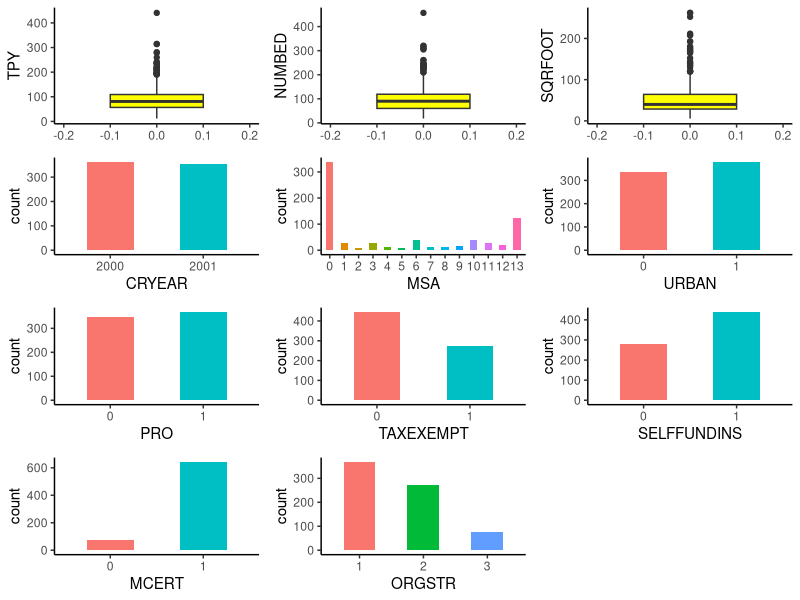
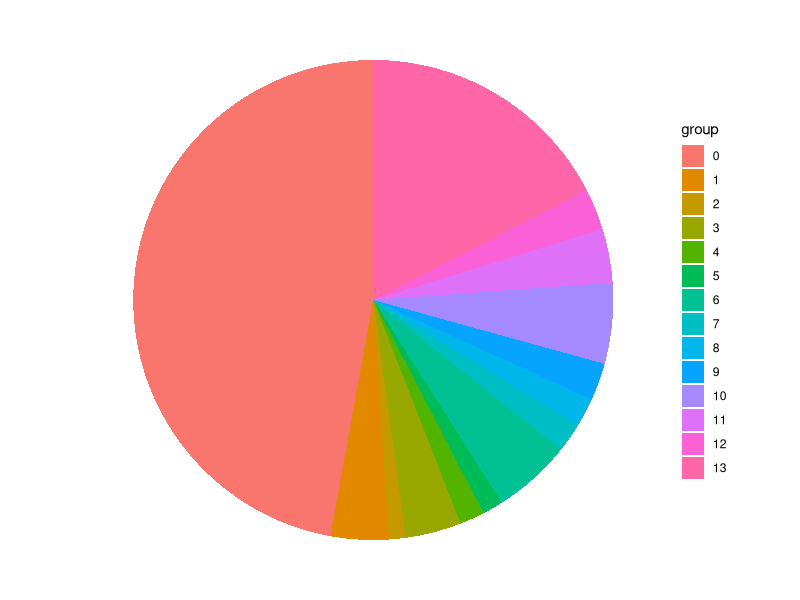
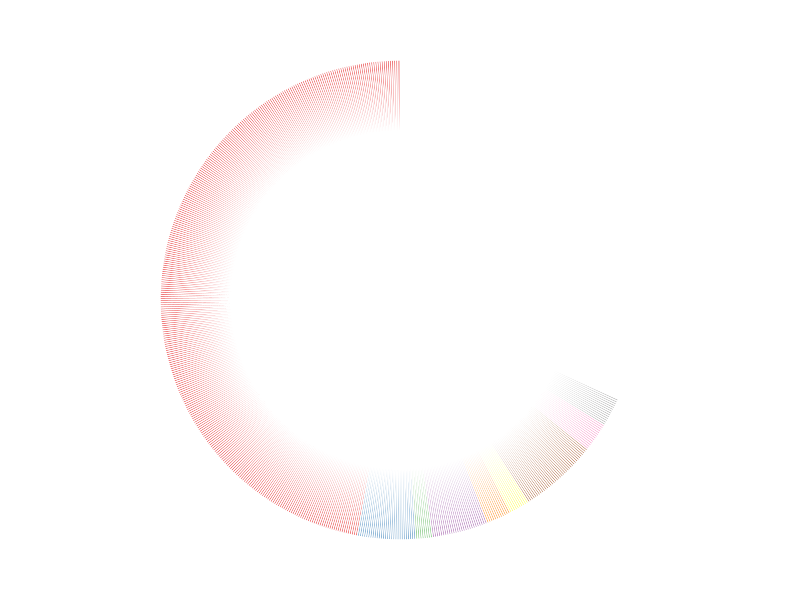

Here is the R script that generated these plots, in order:
#<<<<<<< HEAD
#=======


## Analisi descrittiva univariata 


# Creazione del dataset da WiscNursingHome e aggiunta delle librerie usate
library(ggplot2)
library(cowplot)
library(dplyr)

#>>>>>>> bdaa65f6d066304038d4ec5ac7f7468d1b5aabcd
Data <- read.csv("WiscNursingHome.csv", header = TRUE)
Data$CRYEAR <- factor(Data$CRYEAR)
Data$URBAN <- factor(Data$URBAN)
Data$PRO <- factor(Data$PRO)
Data$TAXEXEMPT <- factor(Data$TAXEXEMPT)
Data$SELFFUNDINS <- factor(Data$SELFFUNDINS)
Data$MCERT <- factor(Data$MCERT)
Data$ORGSTR <- factor(Data$ORGSTR)
Data$MSA <- factor(Data$MSA)

# Vogliamo stimare un modello che utilizzi ?quale variabili? come variabile
# risposta


p1 <- ggplot(data = Data, aes(y = TPY)) +
    geom_boxplot(fill = "yellow",width = 0.2) +
    xlim(c(-0.2, 0.2)) +
    theme_classic() 

p2 <- ggplot(data = Data, aes(y = NUMBED)) +
    geom_boxplot(fill = "yellow", width = 0.2) +
    xlim(c(-0.2, 0.2)) +
    theme_classic() 

p3 <- ggplot(data = Data, aes(y = SQRFOOT)) +
    geom_boxplot(fill = "yellow", width = 0.2) +
    xlim(c(-0.2, 0.2)) +
    theme_classic() 

p4 <- ggplot(data = Data, aes(x = CRYEAR, fill = CRYEAR)) +
    geom_bar(width = 0.5) +
    theme_classic() +
    theme(legend.position = "none")

p5 <- ggplot(data = Data, aes(x = MSA, fill = MSA)) +
    geom_bar(width = 0.5) +
    theme_classic() +
    theme(legend.position = "none")

p6 <- ggplot(data = Data, aes(x = URBAN, fill = URBAN)) +
    geom_bar(width = 0.5) +
    theme_classic() +
    theme(legend.position = "none")

p7 <- ggplot(data = Data, aes(x = PRO, fill = PRO)) +
    geom_bar(width = 0.5) +
    theme_classic() +
    theme(legend.position = "none")

p8 <- ggplot(data = Data, aes(x = TAXEXEMPT, fill = TAXEXEMPT)) +
    geom_bar(width = 0.5) +
    theme_classic() +
    theme(legend.position = "none")

p9 <- ggplot(data = Data, aes(x = SELFFUNDINS, fill = SELFFUNDINS)) +
    geom_bar(width = 0.5) +
    theme_classic() +
    theme(legend.position = "none")

p10 <- ggplot(data = Data, aes(x = MCERT, fill = MCERT)) +
    geom_bar(width = 0.5) +
    theme_classic() +
    theme(legend.position = "none")

p11 <- ggplot(data = Data, aes(x = ORGSTR, fill = ORGSTR)) +
    geom_bar(width = 0.5) +
    theme_classic() +
    theme(legend.position = "none")

plot_grid(p1, p2, p3,
          p4, p5, p6,
          p7, p8, p9,
          p10, p11,
          nrow = 4, ncol = 3)

#<<<<<<< HEAD
#=======
# Grafico a torta gnam

datatorta <- data.frame(group = Data$MSA, value = length(Data$MSA))

ggplot(datatorta, aes(x="", y=value, fill=group)) +
    geom_bar(stat="identity", width=1) +
    coord_polar("y", start=0) +
    theme_void()

datatorta <- datatorta %>% 
    arrange(desc(group)) %>%
    mutate(prop = value / sum(datatorta$value) *100) %>%
    mutate(ypos = cumsum(prop)- 0.5*prop )

ggplot(datatorta, aes(x="", y=prop, fill=group)) +
    geom_bar(stat="identity", width=1, color="white") +
    coord_polar("y", start=0) +
    theme_void() + 
    theme(legend.position="none") +
    geom_text(aes(y = ypos, label = group), color = "white", size=6) +
    scale_fill_brewer(palette="Set1")
#>>>>>>> bdaa65f6d066304038d4ec5ac7f7468d1b5aabcd

